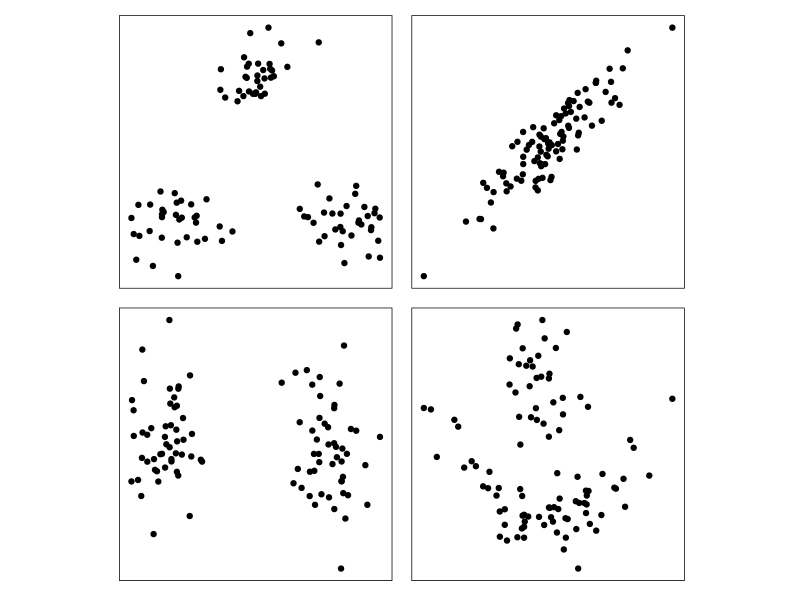

Recreate this plot in R.
## ---- chunk 1
#| label: fig-ideal-clusters
#| echo: FALSE
#| fig-width: 5
#| fig-height: 5
#| out-width: "100%"
#| fig-cap: Examples of clustering patterns
#| fig-show: asis
d.separated.clusters <- matrix(rnorm(99*2), ncol=2)
d.separated.clusters[1:33,1] <-
  d.separated.clusters[1:33,1]+8
d.separated.clusters[34:66,2] <-
  d.separated.clusters[34:66,2]+8
d.separated.clusters[34:66,1] <-
  d.separated.clusters[34:66,1]+4
d.unseparated.clusters <- matrix(rnorm(99*2), ncol=2)
vc <- matrix(c(1,0.6,0.6,1),ncol=2,byrow=T)
d.unseparated.clusters <- d.unseparated.clusters%*%vc
d.nuisance <- matrix(rnorm(99*2), ncol=2)
d.nuisance[1:49,1] <- d.nuisance[1:49,1]+8
d.odd.shapes <- matrix(rnorm(99*2),ncol=2)
d.odd.shapes[1:66,2] <- (d.odd.shapes[1:66,1])^2-5 + rnorm(66)*0.6
d.odd.shapes[1:66,1] <- d.odd.shapes[1:66,1]*3

d.separated.clusters <-
  data.frame(d.separated.clusters)
d.unseparated.clusters <-
  data.frame(d.unseparated.clusters)
d.nuisance <-
  data.frame(d.nuisance)
d.odd.shapes <-
  data.frame(d.odd.shapes)
library(ggplot2)
library(patchwork)
p1 <- ggplot(d.separated.clusters, aes(x=X1, y=X2)) + 
  geom_point() + 
  theme(aspect.ratio=1,
        axis.text = element_blank(),
        axis.title = element_blank(),
        axis.ticks = element_blank(),
        panel.background = element_rect("white"),
        panel.border = element_rect("black", fill=NA, 
             linewidth = 0.5))
p2 <- ggplot(d.unseparated.clusters, aes(x=X1, y=X2)) + 
  geom_point() + 
  theme(aspect.ratio=1,
        axis.text = element_blank(),
        axis.title = element_blank(),
        axis.ticks = element_blank(),
        panel.background = element_rect("white"),
        panel.border = element_rect("black", fill=NA, 
             linewidth = 0.5))
p3 <- ggplot(d.nuisance, aes(x=X1, y=X2)) + 
  geom_point() + 
  theme(aspect.ratio=1,
        axis.text = element_blank(),
        axis.title = element_blank(),
        axis.ticks = element_blank(),
        panel.background = element_rect("white"),
        panel.border = element_rect("black", fill=NA, 
             linewidth = 0.5))
p4 <- ggplot(d.odd.shapes, aes(x=X1, y=X2)) + 
  geom_point() + 
  theme(aspect.ratio=1,
        axis.text = element_blank(),
        axis.title = element_blank(),
        axis.ticks = element_blank(),
        panel.background = element_rect("white"),
        panel.border = element_rect("black", fill=NA, 
             linewidth = 0.5))
print(p1 + p2 + p3 + p4 + plot_layout(ncol=2))
